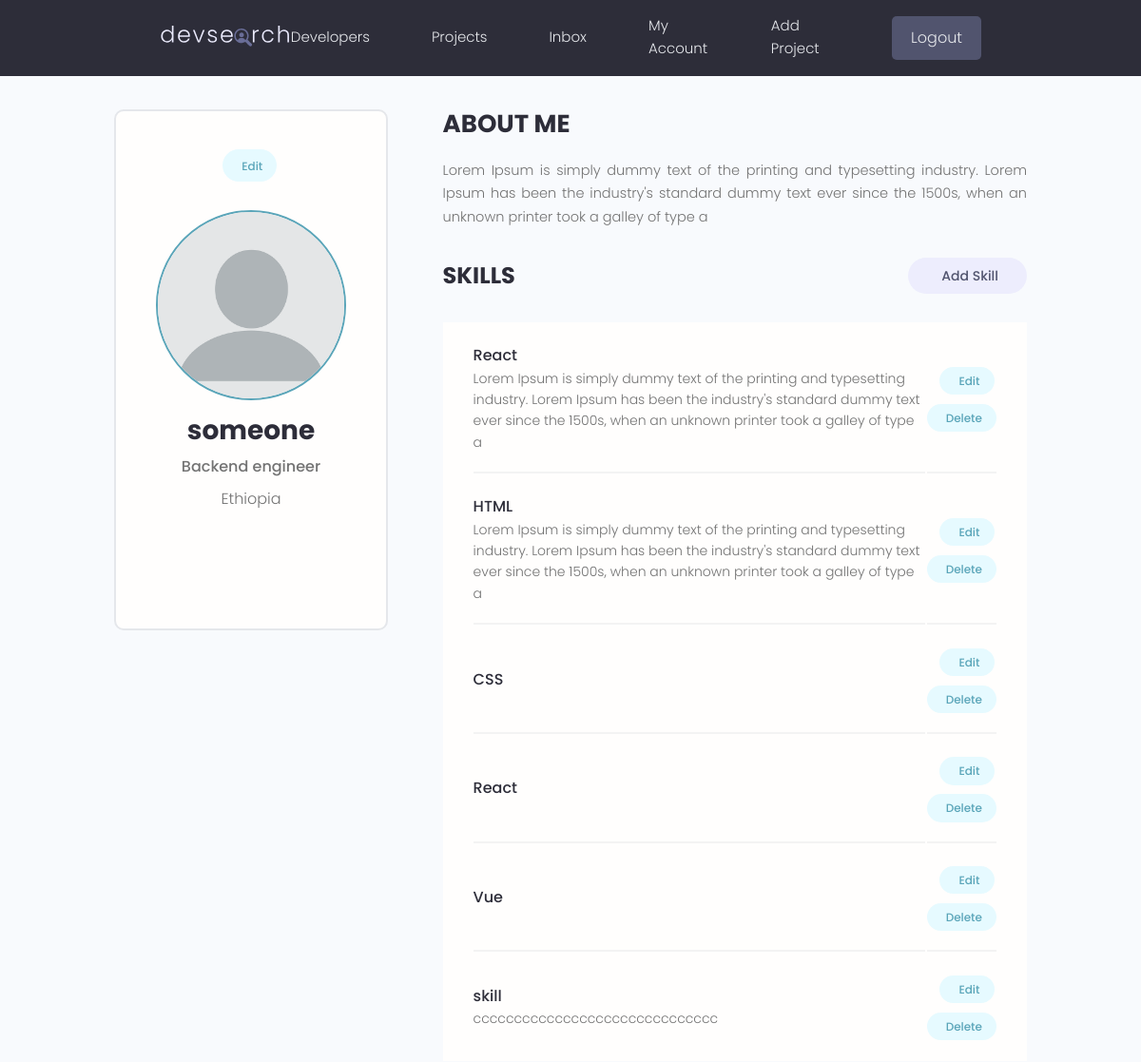
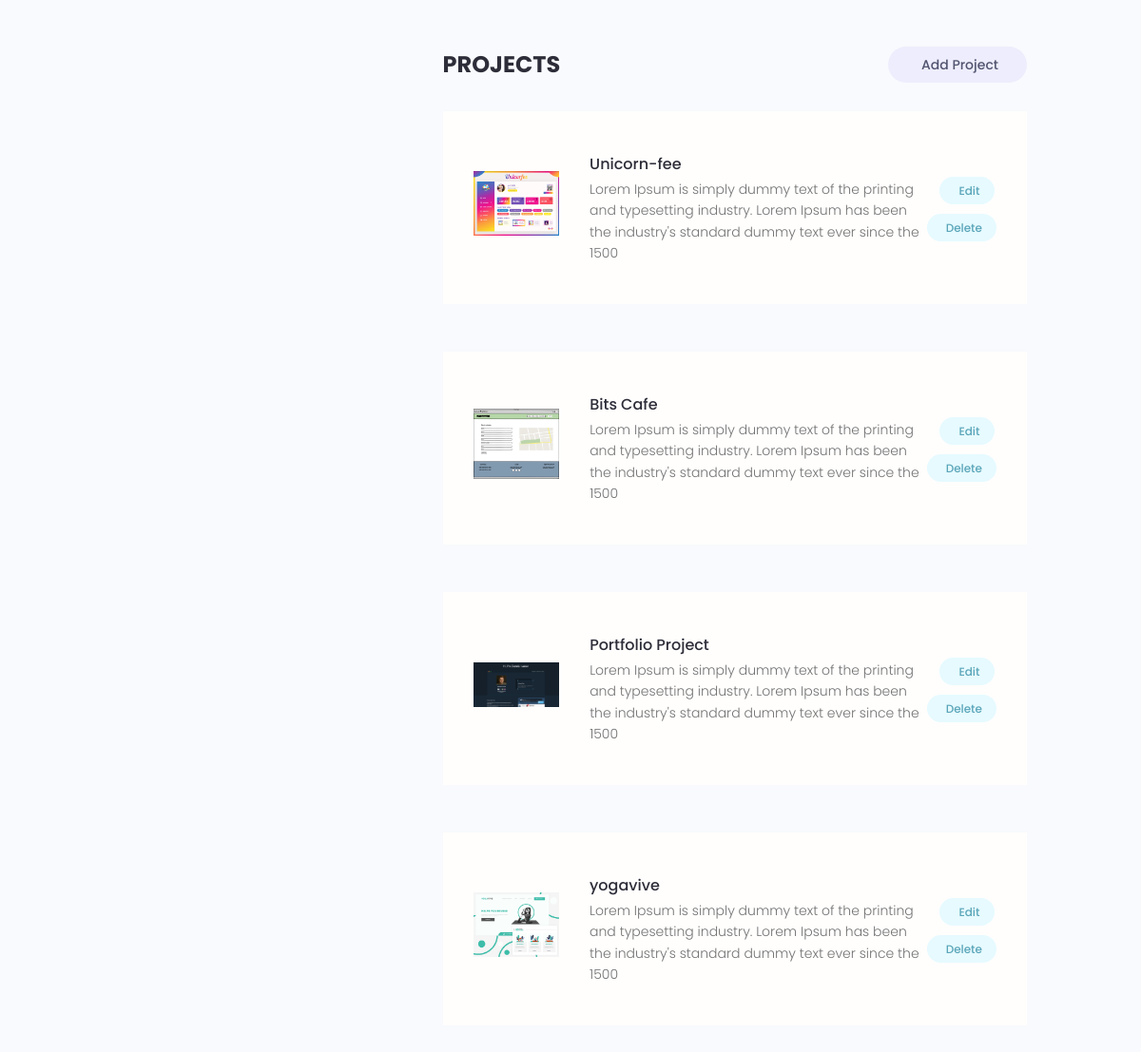
Page /account (signed in) on the committed database (2 pictures, top to bottom).
### users/models.py (models this page shows, shortened)
class Profile(models.Model):
    user = models.OneToOneField(User, on_delete=models.CASCADE)
    id = models.UUIDField(default=uuid4, primary_key=True, editable=False)
    name = models.CharField(max_length=200)
    email = models.EmailField(max_length=200)
    username = models.CharField(max_length=200, blank=True, null=True)
    location = models.CharField(max_length=200, blank=True, null=True)
    short_intro = models.CharField(max_length=200, blank=True, null=True)
    bio = models.TextField(max_length=200, blank=True, null=True)
    profile_pic =models.ImageField(upload_to="profile_pic/", default="profile_pic/default.png")
    social_github = models.CharField(max_length=200, blank=True, null=True)
    social_twitter = models.CharField(max_length=200, blank=True, null=True)
    social_linkedin = models.CharField(max_length=200, blank=True, null=True)
    social_youtube = models.CharField(max_length=200, blank=True, null=True)
    social_website = models.CharField(max_length=200, blank=True, null=True)
    created_at = models.DateTimeField(auto_now_add=True)

class Skill(models.Model):
    id = models.UUIDField(default=uuid4, primary_key=True, editable=False)
    owner = models.ForeignKey(Profile, on_delete=models.CASCADE, blank=True, null=True)
    name = models.CharField(max_length=200, blank=True, null=True)
    description = models.TextField(max_length=200, blank=True, null=True)
    created_id = models.DateTimeField(auto_now_add=True)

### projects/models.py (models this page shows, shortened)
class Project(models.Model):
    id = models.UUIDField(default = uuid4, unique=True, primary_key=True, editable=False)
    owner = models.ForeignKey(Profile, on_delete=models.CASCADE, null= True)
    title = models.CharField(max_length=200)
    description = models.TextField(null=True, blank=True)
    featured_img = models.ImageField(upload_to="project_img")
    demo_link = models.CharField(max_length=200, null= True, blank=True)
    source_link = models.CharField(max_length=200, null= True, blank=True)
    vote_ratio = models.IntegerField(default=0, null=True, blank=True)
    vote_count = models.IntegerField(default=0, null=True, blank=True)
    tags = models.ManyToManyField('Tag', blank = True)
    created_at = models.DateTimeField(auto_now_add=True)
    class Meta:
        ordering = ['-vote_ratio', '-vote_count', 'title']

### users/views.py (the view)
# urls.py: path("account", views.user_account, name="user-account"),
@login_required(login_url='login')
def user_account(request):
    profile = request.user.profile
    skills = profile.skill_set.all()
    projects = profile.project_set.all()
    context = {"profile": profile, "skills":skills, "projects": projects}
    return render(request, "users/account.html", context)

### users/templates/users/account.html (shortened to what this page needs)
{% extends 'base.html' %}
{% block content %}
  <main class="settingsPage profile my-md">
    <div class="container">
      <div class="layout">
        <div class="column column--1of3">
          <div class="card text-center">
            <div class="card__body dev">
              <a class="tag tag--pill tag--main settings__btn" href="{% url 'edit-account' %}"> Edit</a>
              <img class="avatar avatar--xl dev__avatar" src="{{profile.profile_pic.url}}" />
              <h2 class="dev__name">{{profile.name}}</h2>
              <p class="dev__title">{{profile.short_intro}}</p>
              <p class="dev__location">{{profile.location}}</p>
              <ul class="dev__social">
              </ul>
            </div>
          </div>
        </div>
        <div class="column column--2of3">
          <div class="devInfo">
            <h3 class="devInfo__title">About Me</h3>
            <p class="devInfo__about">
              {{profile.bio}}
            </p>
          </div>
          <div class="settings">
            <h3 class="settings__title">Skills</h3>
            <a class="tag tag--pill tag--sub settings__btn tag--lg" href="{% url 'add-skill' %}"> Add Skill</a>
          </div>
          <table class="settings__table">
            {% for skill in skills %}
            <tr>
              <td class="settings__tableInfo">
                <h4>{{skill.name}}</h4>
                <p>
                  {{skill.description}}
                </p>
              </td>
              <td class="settings__tableActions">
                <a class="tag tag--pill tag--main settings__btn" href="{% url 'edit-skill' skill.id %}"> Edit</a>
                <a class="tag tag--pill tag--main settings__btn" href="{% url 'delete-skill' skill.id%}?next=/account">
                  Delete</a>
              </td>
            </tr>
            {% endfor %}
          </table>
          <div class="settings">
            <h3 class="settings__title">Projects</h3>
            <a class="tag tag--pill tag--sub settings__btn tag--lg" href="#"> Add Project</a>
          </div>
          {% for project in projects %}
          <table class="settings__table">
            <tr>
              <td class="settings__thumbnail">
                <a href="{% url 'project' project.id %}"><img src="{{project.featured_img.url}}" alt="Project Thumbnail" /></a>
              </td>
              <td class="settings__tableInfo">
                <a href="{% url 'project' project.id %}">{{project.title}}</a>
                <p>
                 {{project.description|slice:"150"}}
                </p>
              </td>
              <td class="settings__tableActions">
                <a class="tag tag--pill tag--main settings__btn" href="{% url 'edit_project' project.id %}"> Edit</a>
                <a class="tag tag--pill tag--main settings__btn" href="{% url 'delete_project' project.id %}">
                  Delete</a>
              </td>
            </tr>
            {% endfor %}
          </table>
        </div>
      </div>
    </div>
  </main>
{% endblock %}

### static/styles/app.css (style rules this page uses)
:root { --color-sub: #2d2d39; }
.card { border: 2px solid var(--color-light); }
img { width: 100%; }
.profile .card > .dev { padding: 4rem; }
.dev__avatar { display: block; margin: auto; }
.dev__name { color: var(--color-sub); font-size: 2.8rem; font-weight: 700; margin-top: 1rem; margin-bottom: 0.5rem; }
.dev__title { font-size: 1.6rem; font-weight: 500; line-height: 1.3; }
.dev__location { margin-top: 1rem; }
.dev__social { margin: 3rem 0; list-style: none; display: flex; justify-content: center; gap: 1.5rem; }
.devInfo { margin-bottom: 3rem; }
.devInfo__title, .devInfo__subtitle { font-size: 2.6rem; color: var(--color-sub); text-transform: uppercase; font-weight: 700; margin-bottom: 1.5rem; }
.devInfo__about, .devSkill__info { font-size: 1.45rem; line-height: 1.7; text-align: justify; }
.settingsPage .dev > .settings__btn { display: inline-block; margin-bottom: 3rem; }
.settings { display: flex; justify-content: space-between; align-items: center; }
.settings__title { font-size: 2.4rem; text-transform: uppercase; font-weight: 700; color: var(--color-sub); }
.settings__table { margin-top: 3rem; margin-bottom: 5rem; padding: 0 3rem; background: var(--color-white); }
.settings__table tr { width: 100%; }
.settings__table tr > td { padding: 2rem 0; }
.settings__table tr:not(:last-child) td { border-bottom: 2px solid var(--color-white-light); }
.settings__thumbnail { width: 23%; min-width: 10rem; }
.settings__thumbnail img { padding-right: 3rem; height: 15rem; object-fit: contain; }
.settings__tableInfo { width: 100%; }
.settings__tableInfo h4, .settings__tableInfo a { padding-right: 1rem; width: auto; font-size: 1.6rem; font-weight: 500; color: var(--color-sub); }
.settings__tableInfo p { font-size: 1.4rem; }
.settings__tableActions { text-align: right; }

### static/uikit/styles/modules/_variables.css (style rules this page uses)
:root { --color-main: #5aa5b9; --color-main-light: #e6faff; --color-sub: #3f4156; --color-sub-light: #51546e; --color-sub-lighter: #ededfd; --color-text: #737373; --color-gray: #8b8b8b; --color-light: #e5e7eb; --color-light-gray: #767676; --color-bg: #f8fafd; --color-white: #fffefd; --color-white-light: #f3f3f3; --color-success: #359e64; --color-success-bg: #def8e8; --color-error: #fc4b0b; --color-error-bg: #fff2ee; --font-base: 'Poppins', arial, helvetica, 'Segoe UI', roboto, ubuntu, sans-serif; --font-monospace: 'Fira Code', 'Courier New', courier, monospace; --font-regular: 300; --font-medium: 500; --font-bold: 700; --generic-shadow: 1px 1px 5px #00000010; --generic-transition: all 0.3s ease-in-out; }

### static/uikit/styles/modules/_base.css (style rules this page uses)
* { margin: 0; padding: 0; box-sizing: border-box; text-rendering: optimizeLegibility; color: inherit; font-size: inherit; }
html { font-size: 50%; }
@media only screen and (min-width: 480px) { html { font-size: 56.25%; } }
@media only screen and (min-width: 1200px) { html { font-size: 62.5%; } }
body { line-height: 1.6; font-weight: 400; font-size: 1.5rem; color: var(--color-text); background-color: var(--color-bg); min-height: 100vh; }

### static/uikit/styles/modules/_typography.css (style rules this page uses)
* { font-family: var(--font-base); }
h2 { font-size: 3.6rem; font-weight: var(--font-bold); }
h3 { font-size: 3.2rem; font-weight: var(--font-medium); }
h4 { font-size: 2.8rem; font-weight: var(--font-medium); }
p, span, strong { font-size: 1.6rem; color: var(--color-text); font-weight: var(--font-regular); }
a { padding-bottom: 2px; text-decoration: none; display: inline-block; color: var(--color-main); font-weight: var(--font-medium); }

### static/uikit/styles/modules/_utilities.css (style rules this page uses)
.container { width: 92%; max-width: 165rem; margin: 0 auto; box-sizing: border-box; }
@media screen and (min-width: 1000px) { .container { width: 90%; } }
@media screen and (min-width: 1200px) { .container { width: 80%; } }
.text-center { text-align: center; }
.my-md { margin: 3rem auto; }

### static/uikit/styles/modules/_avatar.css (style rules this page uses)
.avatar { border-radius: 50%; border: 2px solid var(--color-main); object-fit: cover; }
.avatar--xl { height: 20rem; width: 20rem; }

### static/uikit/styles/modules/_card.css (style rules this page uses)
.card { border-radius: 1rem; background-color: var(--color-white); border: 1.5px solid var(--color-light); width: auto; height: auto; margin-top: 0.5rem; margin-bottom: 0.5rem; overflow: hidden; }
.card__body, .card__header { padding: 2rem 2.5rem; }

### static/uikit/styles/modules/_layout.css (style rules this page uses)
.layout { display: flex; flex-flow: row wrap; justify-content: space-between; }
.layout > .column { margin-bottom: 3rem; }
.layout > .column.column--1of3 { flex-basis: 30%; }
.layout > .column.column--2of3 { flex-basis: 64%; }

### rows in the picture
Profile: profile_pic (placeholder picture), name "someone", short_intro "Backend engineer", location "Ethiopia", bio "Lorem Ipsum is simply dummy text of the printing and typesetting industry. Lorem Ipsum has been the industry's standard dummy text ever since the 1500s, when an unknown printer took a galley of type a"
Skill: name "React", description "Lorem Ipsum is simply dummy text of the printing and typesetting industry. Lorem Ipsum has been the industry's standard dummy text ever since the 1500s, when an unknown printer took a galley of type a"
Skill: name "HTML", description "Lorem Ipsum is simply dummy text of the printing and typesetting industry. Lorem Ipsum has been the industry's standard dummy text ever since the 1500s, when an unknown printer took a galley of type a"
Skill: name "CSS"
Skill: name "React"
Skill: name "Vue"
Skill: name "skill", description "cccccccccccccccccccccccccccccc"
Project: featured_img (picture), title "Unicorn-fee", description "Lorem Ipsum is simply dummy text of the printing and typesetting industry. Lorem Ipsum has been the industry's standard dummy text ever since the 1500"
Project: featured_img (picture), title "Bits Cafe", description "Lorem Ipsum is simply dummy text of the printing and typesetting industry. Lorem Ipsum has been the industry's standard dummy text ever since the 1500"
Project: featured_img (picture), title "Portfolio Project", description "Lorem Ipsum is simply dummy text of the printing and typesetting industry. Lorem Ipsum has been the industry's standard dummy text ever since the 1500"
Project: featured_img (picture), title "yogavive", description "Lorem Ipsum is simply dummy text of the printing and typesetting industry. Lorem Ipsum has been the industry's standard dummy text ever since the 1500"
